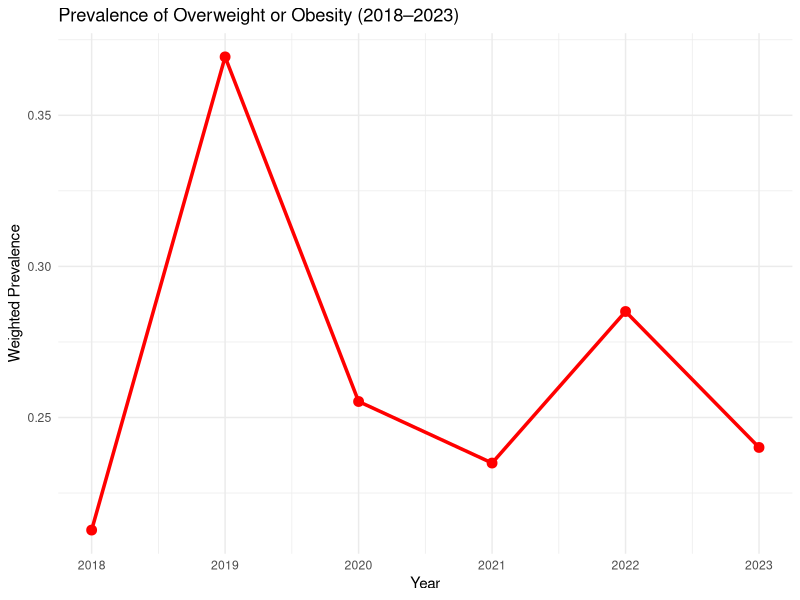

R code for this plot:
# Step 1: Setup and Load Required Packages
library(dplyr)
library(survey)
library(ggplot2)

# Read individual yearly datasets
d1 <- read.csv("brfss_2018_clean_sample.csv")
d2 <- read.csv("brfss_2019_clean_sample.csv")
d3 <- read.csv("brfss_2020_clean_sample.csv")
d4 <- read.csv("brfss_2021_clean_sample.csv")
d5 <- read.csv("brfss_2022_clean_sample.csv")
d6 <- read.csv("brfss_2023_clean_sample.csv")

# Merge datasets into one dataframe
brfss_all <- bind_rows(d1, d2, d3, d4, d5, d6)

# Inspect merged dataset
glimpse(brfss_all)
table(brfss_all$interview_year)

# Create survey design object
options(survey.lonely.psu = "adjust")  # Handle single-PSU strata
brfss_design <- svydesign(
  id = ~psu,
  strata = ~strata,
  weights = ~weight_final,
  data = brfss_all,
  nest = TRUE
)

# Calculate weighted prevalence of overweight/obese by year
prev_trends <- svyby(
  ~overweight_or_obese,
  ~interview_year,
  brfss_design,
  svymean,
  na.rm = TRUE
)

# Convert svyby results to dataframe and rename column
prev_df <- as.data.frame(prev_trends)
names(prev_df)[2] <- "prevalence"
prev_df

# Plot prevalence trends using ggplot2
ggplot(prev_df, aes(x = interview_year, y = prevalence)) +
  geom_line(size = 1.2, color = "red") +
  geom_point(size = 3, color = "red") +
  labs(
    title = "Prevalence of Overweight or Obesity (2018–2023)",
    y = "Weighted Prevalence",
    x = "Year"
  ) +
  theme_minimal()
